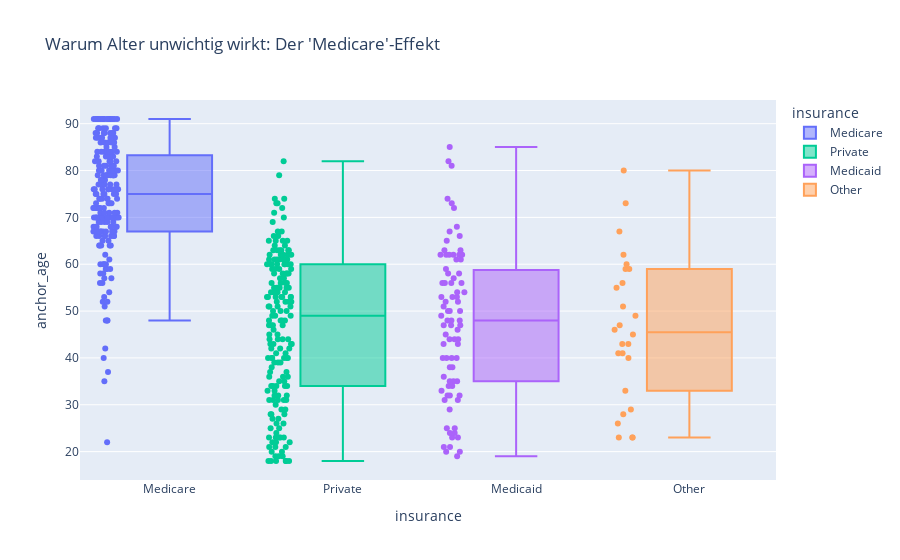

The cell this chart's notebook holds for it:
### Code cell
# Check: Zusammenhang zwischen Alter und Versicherung (Medicare)
# Wir schauen, wie hoch das Durchschnittsalter pro Versicherungsgruppe ist.
import plotly.express as px

df_check = X_test_fast.copy() # Kopie für Analyse
if hasattr(df_check, "to_pandas"):
    df_check = df_check.to_pandas()

# Boxplot zeigt klar: Medicare-Patienten sind fast alle 65+
fig = px.box(df_check, x="insurance", y="anchor_age", 
             title="Warum Alter unwichtig wirkt: Der 'Medicare'-Effekt",
             points="all", 
             color="insurance")
fig.show()

### Figure 1 — Plotly figure (JSON) as saved in the notebook; plotly's stock layout.template omitted (floating-point values rounded to 4 significant figures; data arrays with more than 128 entries replaced by an {"elided": "..."} marker saying what was removed)
{"data": [{"alignmentgroup": "True", "boxpoints": "all", "hovertemplate": "insurance=%{x}<br>anchor_age=%{y}<extra></extra>", "legendgroup": "Medicare", "marker": {"color": "#636efa"}, "name": "Medicare", "notched": false, "offsetgroup": "Medicare", "orientation": "v", "showlegend": true, "type": "box", "x": {"elided": "201 str values"}, "x0": " ", "xaxis": "x", "y": {"elided": "201 int values"}, "y0": " ", "yaxis": "y"}, {"alignmentgroup": "True", "boxpoints": "all", "hovertemplate": "insurance=%{x}<br>anchor_age=%{y}<extra></extra>", "legendgroup": "Private", "marker": {"color": "#00cc96"}, "name": "Private", "notched": false, "offsetgroup": "Private", "orientation": "v", "showlegend": true, "type": "box", "x": {"elided": "185 str values"}, "x0": " ", "xaxis": "x", "y": {"elided": "185 int values"}, "y0": " ", "yaxis": "y"}, {"alignmentgroup": "True", "boxpoints": "all", "hovertemplate": "insurance=%{x}<br>anchor_age=%{y}<extra></extra>", "legendgroup": "Medicaid", "marker": {"color": "#ab63fa"}, "name": "Medicaid", "notched": false, "offsetgroup": "Medicaid", "orientation": "v", "showlegend": true, "type": "box", "x": ["Medicaid", "Medicaid", "Medicaid", "Medicaid", "Medicaid", "Medicaid", "Medicaid", "Medicaid", "Medicaid", "Medicaid", "Medicaid", "Medicaid", "Medicaid", "Medicaid", "Medicaid", "Medicaid", "Medicaid", "Medicaid", "Medicaid", "Medicaid", "Medicaid", "Medicaid", "Medicaid", "Medicaid", "Medicaid", "Medicaid", "Medicaid", "Medicaid", "Medicaid", "Medicaid", "Medicaid", "Medicaid", "Medicaid", "Medicaid", "Medicaid", "Medicaid", "Medicaid", "Medicaid", "Medicaid", "Medicaid", "Medicaid", "Medicaid", "Medicaid", "Medicaid", "Medicaid", "Medicaid", "Medicaid", "Medicaid", "Medicaid", "Medicaid", "Medicaid", "Medicaid", "Medicaid", "Medicaid", "Medicaid", "Medicaid", "Medicaid", "Medicaid", "Medicaid", "Medicaid", "Medicaid", "Medicaid", "Medicaid", "Medicaid", "Medicaid", "Medicaid", "Medicaid", "Medicaid", "Medicaid", "Medicaid", "Medicaid", "Medicaid", "Medicaid", "Medicaid", "Medicaid", "Medicaid", "Medicaid", "Medicaid", "Medicaid", "Medicaid", "Medicaid", "Medicaid", "Medicaid"], "x0": " ", "xaxis": "x", "y": [82, 24, 25, 63, 36, 35, 53, 31, 32, 25, 85, 54, 65, 63, 48, 40, 56, 23, 81, 40, 38, 43, 20, 49, 48, 68, 52, 47, 62, 73, 35, 53, 52, 56, 50, 48, 47, 40, 40, 46, 57, 50, 33, 61, 43, 34, 20, 54, 62, 45, 62, 66, 31, 19, 59, 62, 56, 67, 74, 21, 29, 56, 61, 62, 35, 58, 51, 23, 38, 47, 58, 44, 50, 32, 62, 72, 53, 44, 32, 44, 21, 24, 34], "y0": " ", "yaxis": "y"}, {"alignmentgroup": "True", "boxpoints": "all", "hovertemplate": "insurance=%{x}<br>anchor_age=%{y}<extra></extra>", "legendgroup": "Other", "marker": {"color": "#FFA15A"}, "name": "Other", "notched": false, "offsetgroup": "Other", "orientation": "v", "showlegend": true, "type": "box", "x": ["Other", "Other", "Other", "Other", "Other", "Other", "Other", "Other", "Other", "Other", "Other", "Other", "Other", "Other", "Other", "Other", "Other", "Other", "Other", "Other", "Other", "Other", "Other", "Other", "Other", "Other"], "x0": " ", "xaxis": "x", "y": [41, 59, 23, 47, 59, 41, 43, 45, 55, 33, 60, 56, 62, 28, 29, 46, 49, 40, 23, 26, 23, 43, 67, 51, 80, 73], "y0": " ", "yaxis": "y"}], "layout": {"boxmode": "overlay", "legend": {"title": {"text": "insurance"}, "tracegroupgap": 0}, "title": {"text": "Warum Alter unwichtig wirkt: Der 'Medicare'-Effekt"}, "xaxis": {"anchor": "y", "categoryarray": ["Medicare", null, "Private", "Medicaid", "Other"], "categoryorder": "array", "domain": [0, 1], "title": {"text": "insurance"}}, "yaxis": {"anchor": "x", "domain": [0, 1], "title": {"text": "anchor_age"}}}}
